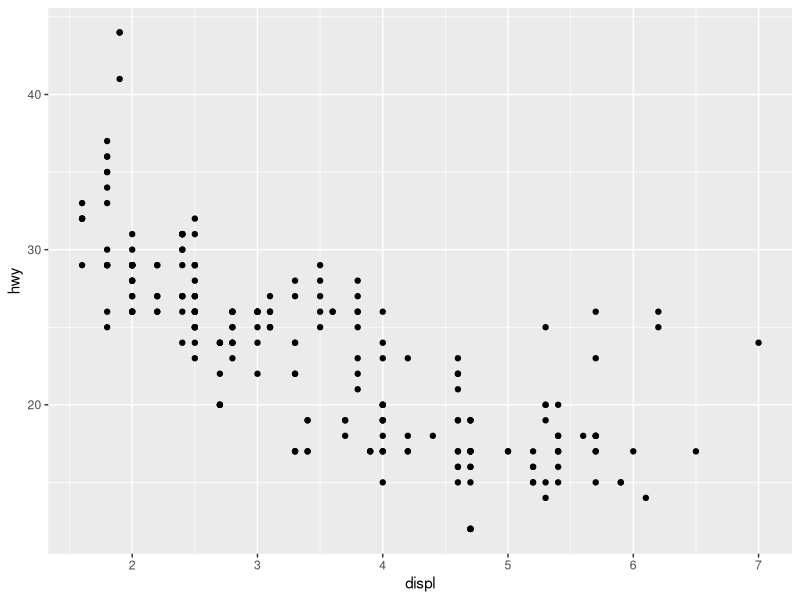
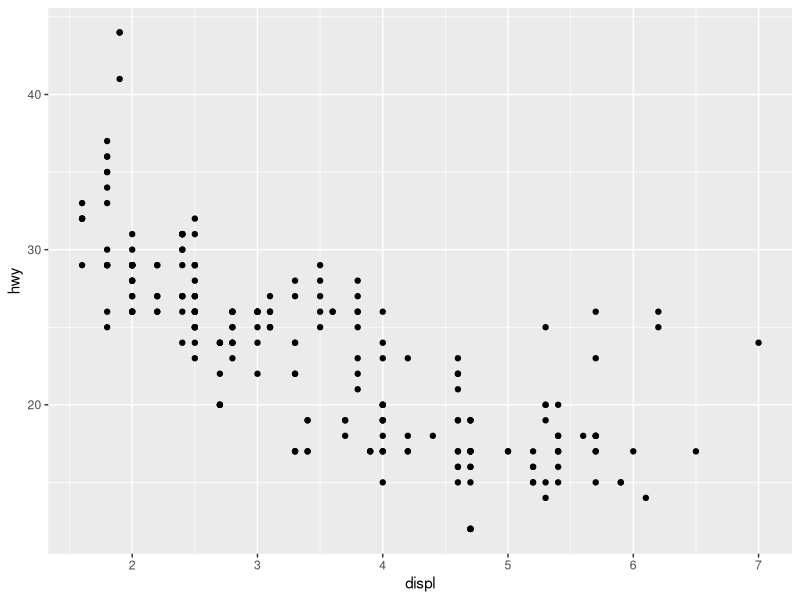
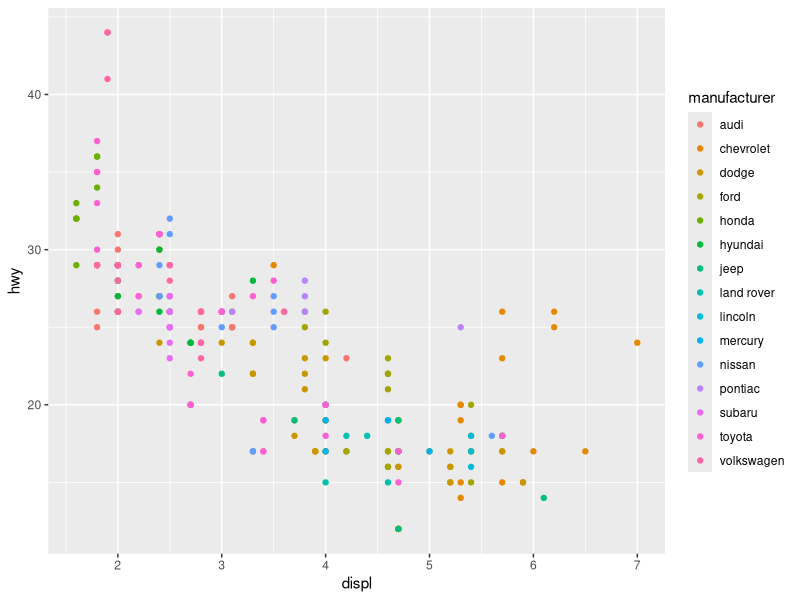
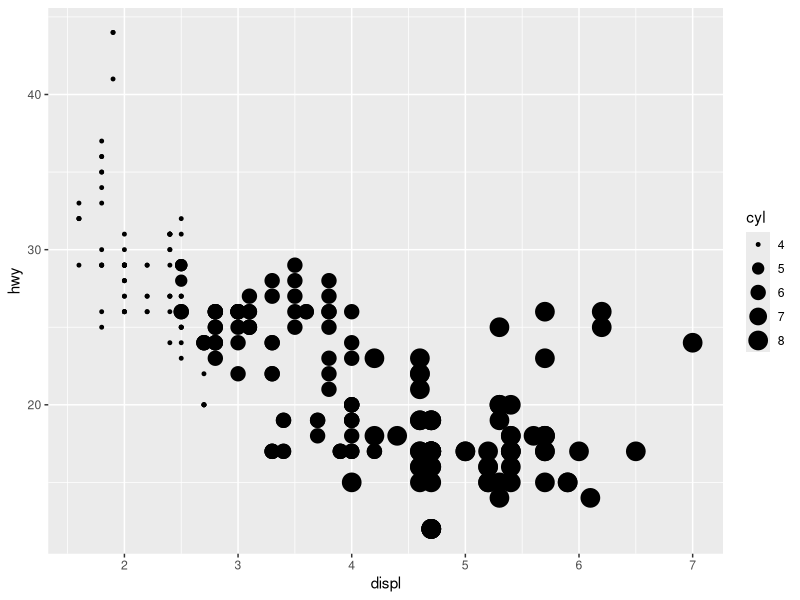
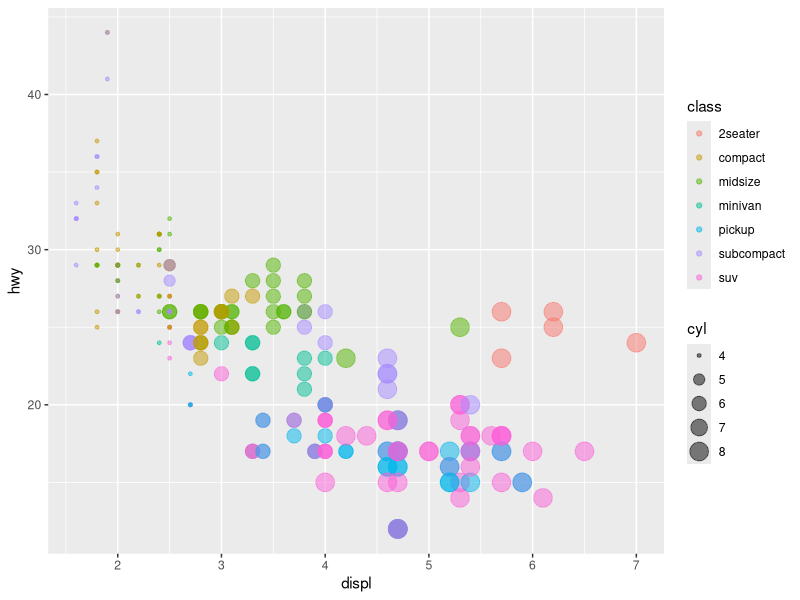
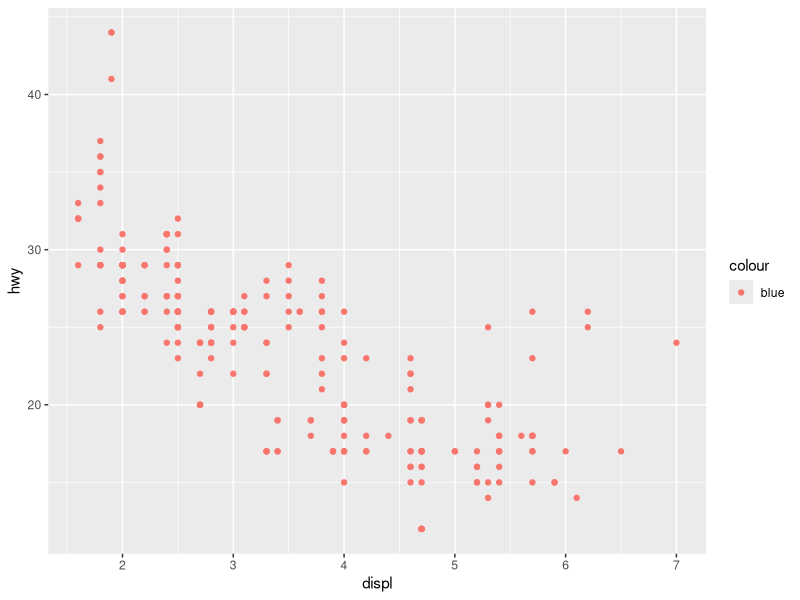
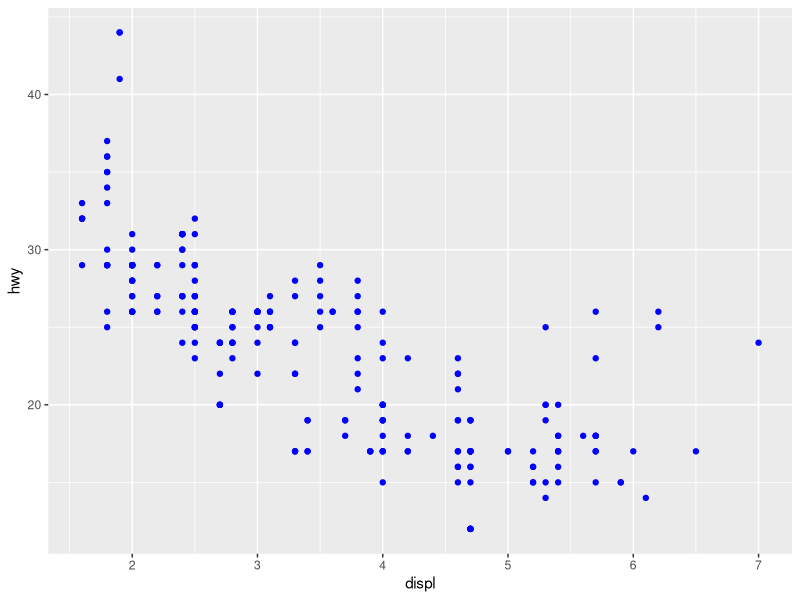
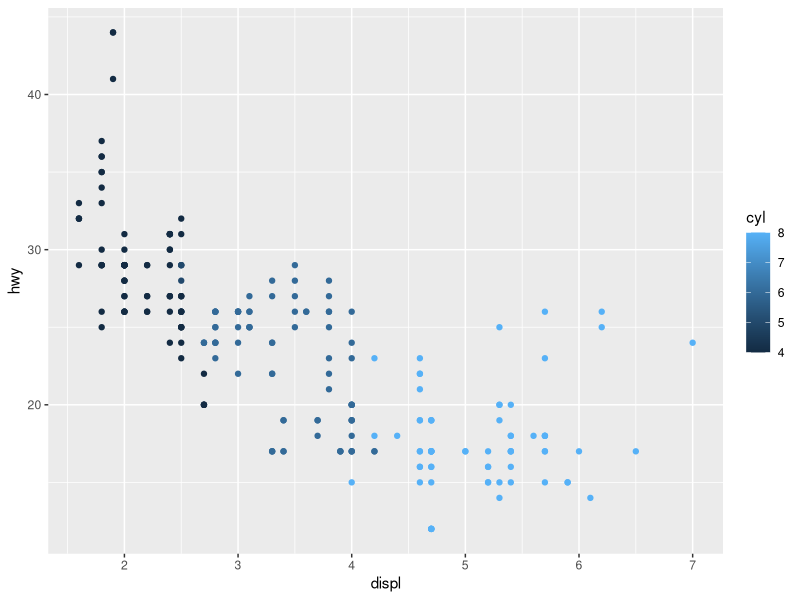

Generate these figures, in order, with R:
## ---- chunk 1
knitr::opts_chunk$set(echo = TRUE, warning = FALSE, message = FALSE)
knitr::opts_knit$set(cache = TRUE)
require(ggplot2)
## ---- chunk 2
head(mpg)
## ---- chunk 3
ggplot(mpg, aes(x = displ, y = hwy)) + geom_point()
## ---- chunk 4
ggplot(mpg,   ## data
       aes(x = displ, y = hwy)) +  ## aesthetics
    geom_point() ## layer
## ---- chunk 5
ggplot(mpg, aes(x = displ, y = hwy, color = manufacturer)) + geom_point()
## ---- chunk 6
ggplot(mpg, aes(x = displ, y = hwy, size = cyl)) + geom_point()
## ---- chunk 7
ggplot(mpg, aes(x = displ, y = hwy, size = cyl, color = class)) + geom_point(alpha = 0.5)
## ---- chunk 8
ggplot(mpg, aes(x = displ, y = hwy)) + geom_point(aes(color = "blue"))
ggplot(mpg, aes(x = displ, y = hwy)) + geom_point(color = "blue")
## ---- chunk 9
ggplot(mpg, aes(x = displ, y = hwy, color = cyl)) + geom_point() ## gradient scale
ggplot(mpg, aes(x = displ, y = hwy, color = factor(cyl))) + geom_point() ## discrete scale
## ---- chunk 10
ggplot(mpg, aes(x = displ, y = hwy)) + geom_point(aes(color = class))
## ---- chunk 11
ggplot(mpg, aes(x = class, y = hwy, color = class)) + geom_boxplot() + geom_point()
## ---- chunk 12
g <- ggplot(mpg, aes(x = displ, y = hwy)) + geom_point() 
g ## or print(g)
g <- g + ggtitle("hwy vs displ")
g
## ---- chunk 13
ggplot(mpg, aes(x = hwy)) + geom_histogram()
ggplot(mpg, aes(x = hwy)) + geom_density()
ggplot(mpg, aes(x = hwy)) + geom_freqpoly()
## ---- chunk 14
ggplot(mpg, aes(x = hwy)) + geom_histogram(bins = 30)
ggplot(mpg, aes(x = hwy)) + geom_histogram(binwidth = 2)
## ---- chunk 15
ggplot(mpg, aes(x = hwy)) + geom_histogram(breaks = c(10, 15, 20, 25, 30, 40, 50))
## ---- chunk 16
ggplot(mpg, aes(x = hwy)) + geom_density(fill = "blue", color = "red")
ggplot(mpg, aes(x = hwy)) + geom_density(aes(fill = class))
## ---- chunk 17
ggplot(mpg, aes(x = class, y = hwy)) + geom_boxplot()
ggplot(mpg, aes(x = class, y = hwy, fill = class)) + geom_boxplot()
## ---- chunk 18
ggplot(mpg, aes(x = class, y = hwy, fill = trans)) + geom_boxplot()
## ---- chunk 19
ggplot(mpg, aes(x = class, y = hwy)) + geom_violin()
## ---- chunk 20
ggplot(mpg, aes(x = class, y = hwy)) + geom_jitter()
## control width and height of jitter
ggplot(mpg, aes(x = class, y = hwy)) + geom_jitter(width = 0.5, height = 0)
## ---- chunk 21
ggplot(mpg, aes(x = class, y = hwy)) + geom_boxplot() + geom_jitter(width = 0.5, height = 0)
## ---- chunk 22
ggplot(mpg, aes(x = manufacturer)) + geom_bar()
## ---- chunk 23
ggplot(mpg, aes(x = manufacturer, fill = class)) + geom_bar()
## ---- chunk 24
ggplot(mpg, aes(x = manufacturer, fill = class)) + geom_bar(position = "stack")
ggplot(mpg, aes(x = manufacturer, fill = class)) + geom_bar(position = "dodge")
ggplot(mpg, aes(x = manufacturer, fill = class)) + geom_bar(position = "fill")
## ---- chunk 25
d <- data.frame(group = c("a", "b", "c"), n = c(10, 25 , 14))
## ---- chunk 26
## error
## ggplot(d, aes(x = group, y = n)) + geom_bar()
ggplot(d, aes(x = group, y = n)) + geom_bar(stat = "identity")
## ---- chunk 27
ggplot(mpg, aes(x = displ, y = hwy)) + geom_point() + geom_smooth()
## ---- chunk 28
ggplot(mpg, aes(x = displ, y = hwy)) + geom_point() + geom_smooth(method = "lm")
## ---- chunk 29
ggplot(mpg, aes(x = displ, y = hwy)) + geom_point() + geom_smooth(method = "lm", se = FALSE)
## ---- chunk 30
ggplot(mpg, aes(x = displ, y = hwy, color = class)) + geom_point() + geom_smooth(method = "lm", se = FALSE)
## ---- chunk 31
ggplot(mpg, aes(x = class, y = hwy)) + geom_jitter(width = 0.5, height = 0) + geom_boxplot() 
ggplot(mpg, aes(x = class, y = hwy)) + geom_boxplot() + geom_jitter(width = 0.5, height = 0) 
## ---- chunk 32
ggplot(mpg, aes(x = displ, y = hwy, color = class)) + geom_point() + scale_color_discrete(h = c(50, 150))
ggplot(mpg, aes(x = displ, y = hwy, color = class)) + geom_point() + scale_color_brewer(palette = "Set3")
ggplot(mpg, aes(x = displ, y = hwy, color = factor(cyl))) + geom_point() + scale_color_manual(values = c("blue", "black", "red", "pink"))
ggplot(mpg, aes(x = displ, y = hwy, color = factor(cyl))) + geom_point() + scale_color_manual(values = c('8' = "blue", '6' = "black", '4' = "red", '5' = "pink"))
## ---- chunk 33
ggplot(mpg, aes(x = displ, y = hwy, color = hwy)) + geom_point()

## 2 colors gradient
ggplot(mpg, aes(x = displ, y = hwy, color = hwy)) + geom_point() + scale_color_gradient(low = "green", high = "red")

## diverging color gradient, define low, mid and high colors
ggplot(mpg, aes(x = displ, y = hwy, color = hwy)) + geom_point() + scale_color_gradient2(low = "green", high = "red", mid = "black", midpoint = 25)

## n colors gradient
ggplot(mpg, aes(x = displ, y = hwy, color = hwy)) + geom_point() + scale_color_gradientn(colours = terrain.colors(10))
## ---- chunk 34
ggplot(mpg, aes(x = displ, y = hwy)) + geom_point()
ggplot(mpg, aes(x = displ, y = hwy)) + geom_point() + xlim(c(2, 6))
ggplot(mpg, aes(x = displ, y = hwy)) + geom_point() + coord_cartesian(xlim = c(2, 6))
## ---- chunk 35
ggplot(mpg, aes(x = displ)) + geom_density(fill = "gray50")
ggplot(mpg, aes(x = displ)) + geom_density(fill = "gray50") + xlim(c(2, 3))
ggplot(mpg, aes(x = displ)) + geom_density(fill = "gray50") + coord_cartesian(xlim = c(2, 3))
## ---- chunk 36
ggplot(mpg, aes(x = displ, y = hwy)) + geom_point() + coord_flip()
## ---- chunk 37
ggplot(mpg, aes(x = displ, y = hwy)) + geom_point() + coord_polar()
## ---- chunk 38
ggplot(mpg, aes(x = displ, y = hwy)) + geom_point() + scale_x_reverse()
## ---- chunk 39
ggplot(mpg, aes(x = displ, y = hwy)) + geom_point() + scale_x_log10()
## ---- chunk 40
ggplot(mpg, aes(x = fl)) + geom_bar()

## change levels order 
mpg$fl2 <- factor(mpg$fl, levels = c("e", "p", "d", "r", "c"))
ggplot(mpg, aes(x = fl2)) + geom_bar()

## or use xlim
ggplot(mpg, aes(x = fl)) + geom_bar() + xlim(c("e", "p", "d", "r", "c"))
## ---- chunk 41
ggplot(mpg, aes(x = displ, y = hwy)) + geom_point() + theme_bw()
ggplot(mpg, aes(x = displ, y = hwy)) + geom_point() + theme_minimal()
ggplot(mpg, aes(x = displ, y = hwy)) + geom_point() + theme_dark()
## ---- chunk 42
ggplot(mpg, aes(x = displ, y = hwy)) + geom_point() + theme(panel.background = element_rect(fill = "wheat"), axis.text = element_text(size = 20))
## ---- chunk 43
ggplot(mpg, aes(x = displ, y = hwy)) + geom_point() + facet_wrap(~class)
ggplot(mpg, aes(x = displ, y = hwy)) + geom_point() + facet_grid(.~class)
ggplot(mpg, aes(x = displ, y = hwy)) + geom_point() + facet_grid(class~drv)
## ---- chunk 44
ggplot(mpg, aes(x = displ, y = hwy)) + geom_point() + facet_wrap(~class, ncol = 2)
ggplot(mpg, aes(x = displ, y = hwy)) + geom_point() + facet_wrap(~class, scales = "free")
ggplot(mpg, aes(x = displ, y = hwy)) + geom_point() + facet_wrap(~class, scales = "free_x")
## ---- chunk 45
ggplot(mpg, aes(x = displ, y = hwy)) + geom_point() + geom_smooth() + facet_grid(~drv)
## ---- chunk 46
ggplot(mpg, aes(x = displ, y = hwy)) + geom_point() + geom_hline(yintercept = 20)
ggplot(mpg, aes(x = displ, y = hwy)) + geom_point() + geom_vline(xintercept = 4.5)
ggplot(mpg, aes(x = displ, y = hwy)) + geom_point() + geom_abline(slope = -2, intercept = 35)
## ---- chunk 47
ggplot(mpg, aes(x = displ, y = hwy)) + geom_point() + annotate(x = 4, y = 30, geom = "point", color = "red", size = 4)
ggplot(mpg, aes(x = displ, y = hwy)) + geom_point() + annotate(x = 4, y = 30, geom = "label", label = "annotation") 
## ---- chunk 48
d_annot <- data.frame(xpos = c(2, 5, 8), ypos = c(20, 25, 40), lab = c("l1", "l2", "l3"))
ggplot(mpg, aes(x = displ, y = hwy)) + geom_point() + geom_label(aes(x = xpos, y = ypos, label = lab), data = d_annot)
## ---- chunk 49
my_var <- "displ"
ggplot(mpg, aes(x = my_var, y = hwy)) + geom_point()
ggplot(mpg, aes_string(x = my_var, y = "hwy")) + geom_point()
